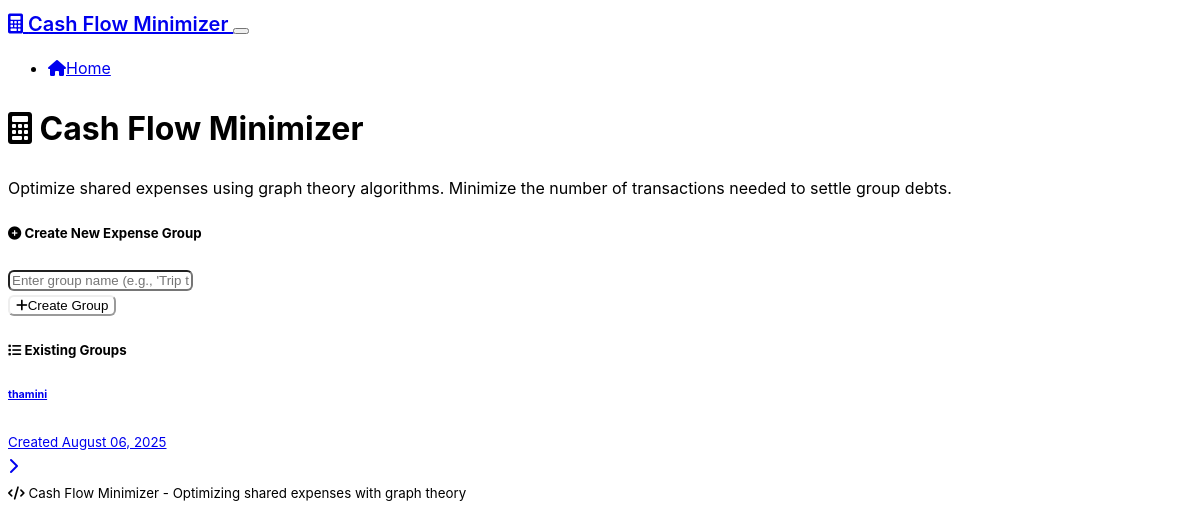
Before: / with the older database file.
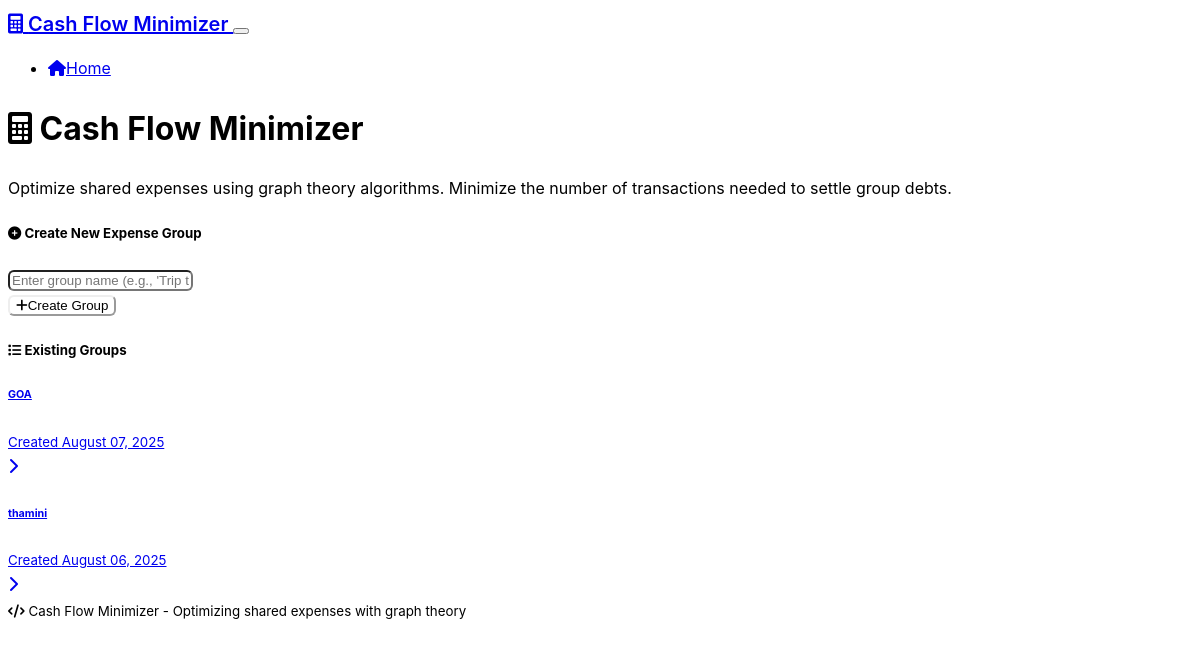
After: the same page with the newer database file.
### models.py (models this page shows)
class ExpenseGroup(db.Model):
    id = db.Column(db.Integer, primary_key=True)
    name = db.Column(db.String(100), nullable=False, default="Expense Group")
    created_at = db.Column(db.DateTime, default=datetime.utcnow)
    expenses = db.relationship('Expense', backref='group', lazy=True, cascade='all, delete-orphan')
    people = db.relationship('Person', backref='group', lazy=True, cascade='all, delete-orphan')

### routes.py (the view)
@app.route('/')
def index():
    groups = ExpenseGroup.query.order_by(ExpenseGroup.created_at.desc()).all()
    return render_template('index.html', groups=groups)

### templates/index.html (shortened to what this page needs)
{% extends "base.html" %}
{% block content %}
<div class="container">
    {% if not group %}
        <div class="row">
            <div class="col-lg-8 mx-auto">
                <div class="text-center mb-5">
                    <h1 class="display-4 mb-3">
                        <i class="fas fa-calculator text-primary me-3"></i>
                        Cash Flow Minimizer
                    </h1>
                    <p class="lead text-muted">
                        Optimize shared expenses using graph theory algorithms.
                        Minimize the number of transactions needed to settle group debts.
                    </p>
                </div>
                <div class="card mb-4">
                    <div class="card-header">
                        <h5 class="mb-0">
                            <i class="fas fa-plus-circle me-2"></i>
                            Create New Expense Group
                        </h5>
                    </div>
                    <div class="card-body">
                        <form method="POST" action="{{ url_for('create_group') }}">
                            <div class="row g-3">
                                <div class="col-md-8">
                                    <input type="text" class="form-control" name="group_name"
                                           placeholder="Enter group name (e.g., 'Trip to Goa', 'Office Lunch')" required>
                                </div>
                                <div class="col-md-4">
                                    <button type="submit" class="btn btn-primary w-100">
                                        <i class="fas fa-plus me-1"></i>Create Group
                                    </button>
                                </div>
                            </div>
                        </form>
                    </div>
                </div>
                {% if groups %}
                    <div class="card">
                        <div class="card-header">
                            <h5 class="mb-0">
                                <i class="fas fa-list me-2"></i>
                                Existing Groups
                            </h5>
                        </div>
                        <div class="card-body">
                            <div class="list-group list-group-flush">
                                {% for existing_group in groups %}
                                    <a href="{{ url_for('view_group', group_id=existing_group.id) }}"
                                       class="list-group-item list-group-item-action d-flex justify-content-between align-items-center">
                                        <div>
                                            <h6 class="mb-1">{{ existing_group.name }}</h6>
                                            <small class="text-muted">
                                                Created {{ existing_group.created_at.strftime('%B %d, %Y') }}
                                            </small>
                                        </div>
                                        <i class="fas fa-chevron-right text-muted"></i>
                                    </a>
                                {% endfor %}
                            </div>
                        </div>
                    </div>
                {% endif %}
            </div>
        </div>
    {% endif %}
</div>
{% endblock %}

### templates/base.html (shortened to what this page needs)
<!DOCTYPE html>
<html lang="en" data-bs-theme="dark">
<head>
    <link href="https://cdn.replit.com/agent/bootstrap-agent-dark-theme.min.css" rel="stylesheet">
    <link rel="stylesheet" href="https://cdnjs.cloudflare.com/ajax/libs/font-awesome/6.0.0/css/all.min.css">
    <link rel="stylesheet" href="{{ url_for('static', filename='style.css') }}">
</head>
<body>
    <nav class="navbar navbar-expand-lg bg-dark border-bottom">
        <div class="container">
            <a class="navbar-brand" href="{{ url_for('index') }}">
                <i class="fas fa-calculator me-2"></i>
                Cash Flow Minimizer
            </a>
            <button class="navbar-toggler" type="button" data-bs-toggle="collapse" data-bs-target="#navbarNav">
            </button>
            <div class="collapse navbar-collapse" id="navbarNav">
                <ul class="navbar-nav ms-auto">
                    <li class="nav-item">
                        <a class="nav-link" href="{{ url_for('index') }}">
                            <i class="fas fa-home me-1"></i>Home
                        </a>
                    </li>
                </ul>
            </div>
        </div>
    </nav>
    <main class="py-4">
        {% block content %}{% endblock %}
    </main>
    <footer class="bg-dark border-top mt-5 py-3">
        <div class="container text-center text-muted">
            <small>
                <i class="fas fa-code me-1"></i>
                Cash Flow Minimizer - Optimizing shared expenses with graph theory
            </small>
        </div>
    </footer>
</body>
</html>

### static/style.css (style rules this page uses)
:root { --primary-color: var(--bs-primary); --success-color: var(--bs-success); --danger-color: var(--bs-danger); --warning-color: var(--bs-warning); --info-color: var(--bs-info); }
body { font-family: -apple-system, BlinkMacSystemFont, 'Segoe UI', Roboto, 'Helvetica Neue', Arial, sans-serif; line-height: 1.6; }
.card { transition: transform 0.2s ease-in-out, box-shadow 0.2s ease-in-out; }
.btn { border-radius: 0.375rem; font-weight: 500; transition: all 0.15s ease-in-out; }
.btn-primary { background-color: var(--bs-primary); border-color: var(--bs-primary); }
.form-control, .form-select { border-radius: 0.375rem; transition: border-color 0.15s ease-in-out, box-shadow 0.15s ease-in-out; }
.navbar-brand { font-weight: 600; font-size: 1.25rem; }

Changed rows visible on the page:
added ExpenseGroup: name "GOA", created_at "August 07, 2025"
